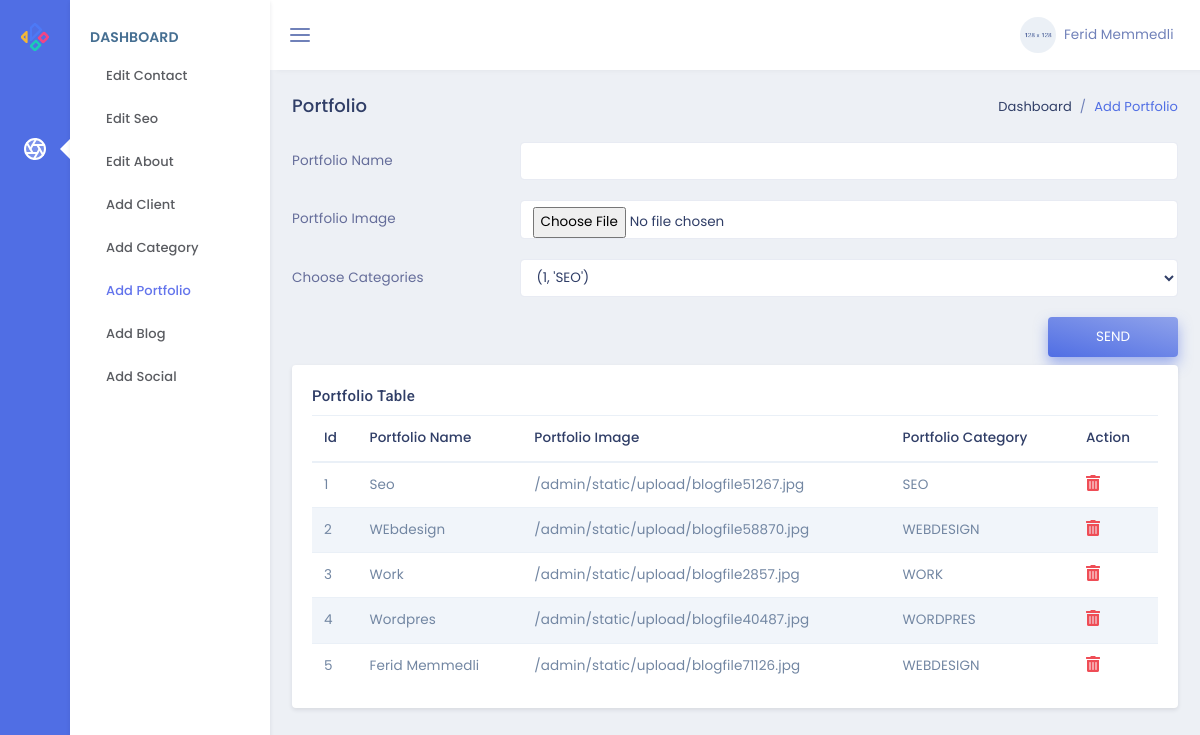
Before: /admin/portfolio with the older database file.
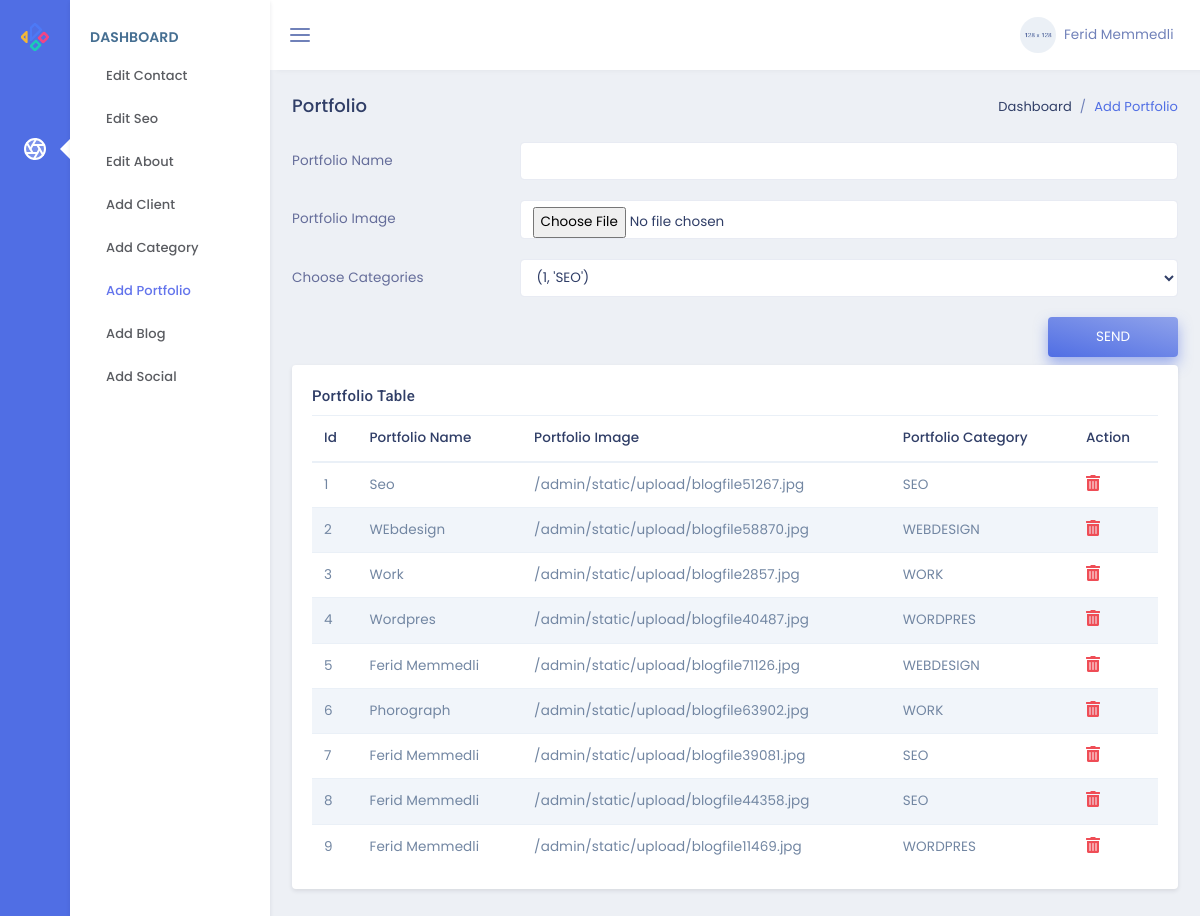
After: the same page with the newer database file.
### models.py (models this page shows)
class Portfolio(db.Model):
    id = db.Column(db.Integer, primary_key=True)
    title = db.Column(db.String,nullable=False)
    image = db.Column(db.String,nullable=False)
    category_id = db.Column(db.Integer,db.ForeignKey('category.id'),nullable=False)

class Category(db.Model):
    id = db.Column(db.Integer, primary_key=True)
    name = db.Column(db.String,nullable=False)
    port = db.relationship('Portfolio',backref='category',lazy=True)

### admin/routes.py (the view, shortened to what this page needs)
@admin.route('/portfolio',methods=['POST','GET'])
def adminPortfolio():
    formportfolio=PortfolioForm()
    return render_template('/admin/editPortfolio.html',form=formportfolio,port=Portfolio.query.all(),cat=Category.query.all())

### forms.py
class PortfolioForm(FlaskForm):
    title = StringField('Portfolio Name')
    image = FileField('Portfolio Image')
    category = SelectField('Choose Categories',choices=Category.query.with_entities(Category.id,Category.name).all())
    submit=SubmitField()

### admin/templates/admin/editPortfolio.html
{% extends "admin/layout.html" %}
{% block contentAdmin %}
<div class="row">
    <div class="col-sm-12">
        <div class="page-title-box">
            <div class="float-right">
                <ol class="breadcrumb">
                    <li class="breadcrumb-item"><a href="javascript:void(0);">Dashboard</a></li>
                    <li class="breadcrumb-item active">Add Portfolio</li>
                </ol>
            </div>
            <h4 class="page-title">Portfolio</h4>
        </div>
    </div>
</div>
<form action="{{url_for('admin.adminPortfolio')}}" method="POST" class="row" enctype="multipart/form-data">
    <div class="col-12">
        <div class="form-group row">
            {{form.title.label(class='col-3 col-form-label text-left', for='example-text-input')}}
            <div class="col-9">
                {{form.title(class='form-control', id="example-text-input")}}
            </div>
        </div>
    </div>
    <div class="col-12">
        <div class="form-group row">
            {{form.image.label(class='col-3 col-form-label text-left', for='example-text-input1')}}
            <div class="col-9">
                {{form.image(class='form-control', id="example-text-input1")}}
            </div>
        </div>
    </div>
    <div class="col-12">
        <div class="form-group row">
            {{form.category.label(class='col-3 col-form-label text-left', for='example-text-input2')}}
            <div class="col-9">
                {{form.category(class='form-control', id="example-text-input2")}}
            </div>
        </div>
    </div>
    <div class="col-sm-12 text-right">
        {{form.submit(class='btn btn-gradient-primary px-5 py-2 mb-2',value='SEND')}}
    </div>
</form>
<div class="row">
    <div class="col-lg-12">
        <div class="card">
            <div class="card-body">
                <h4 class="mt-0 header-title">Portfolio Table</h4>
                <div class="table-responsive">
                    <table class="table table-striped mb-0">
                        <thead>
                            <tr>
                                <th>Id</th>
                                <th>Portfolio Name</th>
                                <th>Portfolio Image</th>
                                <th>Portfolio Category</th>
                                <th>Action</th>
                            </tr>
                        </thead>
                        <tbody>
                            {% for i in port %}
                            <tr>
                                <td>{{i.id}}</td>
                                <td>{{i.title}}</td>
                                <td>{{i.image}}</td>
                                {% for a in cat %}
                                {% if a.id==i.category_id %}
                                <td>{{a.name}}</td>
                                {% endif %}
                                {% endfor %}
                                <td>
                                    <a href="/admin/deleteportfolio/{{i.id}}"><i
                                            class="fas fa-trash-alt text-danger font-16"></i></a>
                                </td>
                            </tr>
                            {% endfor %}
                        </tbody>
                    </table>
                </div>
            </div>
        </div>
    </div>
</div>
{% endblock %}

### admin/templates/admin/layout.html (shortened to what this page needs)
<!DOCTYPE html>
<html lang="en">
<head>
    <link href="./static/plugins/dropify.min.css" rel="stylesheet">
    <link href="./static/assets/css/bootstrap.min.css" rel="stylesheet" type="text/css" />
    <link href="./static/assets/css/jquery-ui.min.css" rel="stylesheet">
    <link href="./static/assets/css/icons.min.css" rel="stylesheet" type="text/css" />
    <link href="./static/assets/css/metisMenu.min.css" rel="stylesheet" type="text/css" />
    <link href="./static/assets/css/app.min.css" rel="stylesheet" type="text/css" />
</head>
<body>
    <div class="leftbar-tab-menu">
        <div class="main-icon-menu">
            <a href="{{url_for('admin.adminPage')}}" class="logo logo-metrica d-block text-center">
                <span>
                    <img src="./static/assets/images/logo-sm.png" alt="logo-small" class="logo-sm">
                </span>
            </a>
            <nav class="nav">
                <a href="#MetricaProject" class="nav-link" data-toggle="tooltip-custom" data-placement="right" title=""
                    data-original-title="Project" data-trigger="hover">
                    <i data-feather="aperture" class="align-self-center menu-icon icon-dual"></i>
                </a>
            </nav>
        </div>
        <div class="main-menu-inner">
            <div class="menu-body slimscroll">
                <div id="MetricaProject" class="main-icon-menu-pane">
                    <div class="title-box">
                        <h6 class="menu-title">Dashboard</h6>
                    </div>
                    <ul class="nav">
                        <li class="nav-item"><a class="nav-link" href="{{url_for('admin.adminPage')}}">Edit Contact</a></li>
                        <li class="nav-item"><a class="nav-link" href="{{url_for('admin.adminSeo')}}">Edit Seo</a></li>
                        <li class="nav-item"><a class="nav-link" href="{{url_for('admin.adminAbout')}}">Edit About</a></li>
                        <li class="nav-item"><a class="nav-link" href="{{url_for('admin.adminClient')}}">Add Client</a></li>
                        <li class="nav-item"><a class="nav-link" href="{{url_for('admin.adminCategory')}}">Add Category</a></li>
                        <li class="nav-item"><a class="nav-link" href="{{url_for('admin.adminPortfolio')}}">Add Portfolio</a></li>
                        <li class="nav-item"><a class="nav-link" href="{{url_for('admin.adminBlog')}}">Add Blog</a>
                        </li>
                        <li class="nav-item"><a class="nav-link" href="{{url_for('admin.adminSocial')}}">Add Social</a></li>
                    </ul>
                </div>
            </div>
        </div>
    </div>
    <div class="topbar">
        <nav class="navbar-custom">
            <ul class="list-unstyled topbar-nav float-right mb-0">
                <li class="dropdown">
                    <a class="nav-link dropdown-toggle waves-effect waves-light nav-user" data-toggle="dropdown"
                        href="#" role="button" aria-haspopup="false" aria-expanded="false">
                        <img src="./static/assets/images/users/user-4.jpg" alt="profile-user" class="rounded-circle" />
                        <span class="ml-1 nav-user-name hidden-sm">Ferid Memmedli <i class="mdi mdi-chevron-down"></i> </span>
                    </a>
                </li>
            </ul>
            <ul class="list-unstyled topbar-nav mb-0">
                <li>
                    <button class="button-menu-mobile nav-link">
                        <i data-feather="menu" class="align-self-center"></i>
                    </button>
                </li>
            </ul>
        </nav>
    </div>
    <div class="page-wrapper">
        <div class="page-content-tab">
            <div class="container-fluid">
                {% block contentAdmin %}
                {% endblock %}
            </div>
        </div>
    </div>
</body>
</html>

Changed rows visible on the page:
added Portfolio: id "6", title "Phorograph", image "/admin/static/upload/blogfile63902.jpg", Category (name "WORK")
added Portfolio: id "7", title "Ferid Memmedli", image "/admin/static/upload/blogfile39081.jpg", Category (name "SEO")
added Portfolio: id "8", title "Ferid Memmedli", image "/admin/static/upload/blogfile44358.jpg", Category (name "SEO")
added Portfolio: id "9", title "Ferid Memmedli", image "/admin/static/upload/blogfile11469.jpg", Category (name "WORDPRES")
